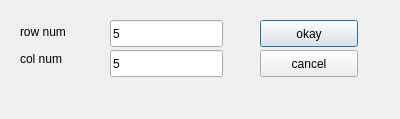
<?xml version="1.0" encoding="UTF-8"?>
<ui version="4.0">
 <class>Dialog</class>
 <widget class="QDialog" name="Dialog">
  <property name="geometry">
   <rect>
    <x>0</x>
    <y>0</y>
    <width>400</width>
    <height>119</height>
   </rect>
  </property>
  <property name="windowTitle">
   <string>Dialog</string>
  </property>
  <widget class="QLineEdit" name="lineEdit">
   <property name="geometry">
    <rect>
     <x>110</x>
     <y>20</y>
     <width>113</width>
     <height>27</height>
    </rect>
   </property>
   <property name="focusPolicy">
    <enum>Qt::StrongFocus</enum>
   </property>
   <property name="text">
    <string>5</string>
   </property>
  </widget>
  <widget class="QLineEdit" name="lineEdit_2">
   <property name="geometry">
    <rect>
     <x>110</x>
     <y>50</y>
     <width>113</width>
     <height>27</height>
    </rect>
   </property>
   <property name="focusPolicy">
    <enum>Qt::WheelFocus</enum>
   </property>
   <property name="text">
    <string>5</string>
   </property>
  </widget>
  <widget class="QLabel" name="label">
   <property name="geometry">
    <rect>
     <x>20</x>
     <y>16</y>
     <width>81</width>
     <height>31</height>
    </rect>
   </property>
   <property name="text">
    <string>row num</string>
   </property>
  </widget>
  <widget class="QLabel" name="label_2">
   <property name="geometry">
    <rect>
     <x>20</x>
     <y>50</y>
     <width>65</width>
     <height>17</height>
    </rect>
   </property>
   <property name="text">
    <string>col num</string>
   </property>
  </widget>
  <widget class="QPushButton" name="pushButton">
   <property name="geometry">
    <rect>
     <x>260</x>
     <y>20</y>
     <width>98</width>
     <height>27</height>
    </rect>
   </property>
   <property name="text">
    <string>okay</string>
   </property>
  </widget>
  <widget class="QPushButton" name="pushButton_2">
   <property name="geometry">
    <rect>
     <x>260</x>
     <y>50</y>
     <width>98</width>
     <height>27</height>
    </rect>
   </property>
   <property name="text">
    <string>cancel</string>
   </property>
  </widget>
 </widget>
 <resources/>
 <connections/>
</ui>
